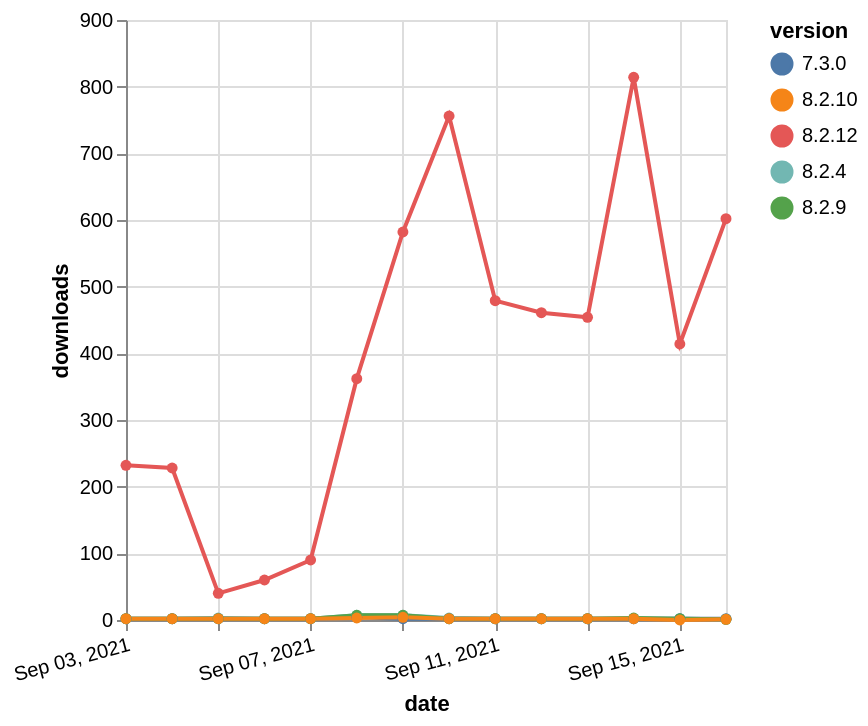

The Vega-Lite source for this figure:
### Vega-Lite specification from a JSON file in a GitHub repository (floating-point values rounded to 4 significant figures)
{"$schema": "https://vega.github.io/schema/vega-lite/v5.json", "description": "A simple bar chart with embedded data.", "data": {"values": [{"date": "2021-09-03", "total": 4615, "delta": 2, "version": "8.2.4"}, {"date": "2021-09-04", "total": 4617, "delta": 2, "version": "8.2.4"}, {"date": "2021-09-05", "total": 4620, "delta": 3, "version": "8.2.4"}, {"date": "2021-09-06", "total": 4622, "delta": 2, "version": "8.2.4"}, {"date": "2021-09-07", "total": 4624, "delta": 2, "version": "8.2.4"}, {"date": "2021-09-08", "total": 4631, "delta": 7, "version": "8.2.4"}, {"date": "2021-09-09", "total": 4638, "delta": 7, "version": "8.2.4"}, {"date": "2021-09-10", "total": 4641, "delta": 3, "version": "8.2.4"}, {"date": "2021-09-11", "total": 4643, "delta": 2, "version": "8.2.4"}, {"date": "2021-09-12", "total": 4645, "delta": 2, "version": "8.2.4"}, {"date": "2021-09-13", "total": 4647, "delta": 2, "version": "8.2.4"}, {"date": "2021-09-14", "total": 4649, "delta": 2, "version": "8.2.4"}, {"date": "2021-09-15", "total": 4651, "delta": 2, "version": "8.2.4"}, {"date": "2021-09-16", "total": 4652, "delta": 1, "version": "8.2.4"}, {"date": "2021-09-03", "total": 2815, "delta": 2, "version": "7.3.0"}, {"date": "2021-09-04", "total": 2817, "delta": 2, "version": "7.3.0"}, {"date": "2021-09-05", "total": 2819, "delta": 2, "version": "7.3.0"}, {"date": "2021-09-06", "total": 2821, "delta": 2, "version": "7.3.0"}, {"date": "2021-09-07", "total": 2823, "delta": 2, "version": "7.3.0"}, {"date": "2021-09-08", "total": 2827, "delta": 4, "version": "7.3.0"}, {"date": "2021-09-09", "total": 2829, "delta": 2, "version": "7.3.0"}, {"date": "2021-09-10", "total": 2831, "delta": 2, "version": "7.3.0"}, {"date": "2021-09-11", "total": 2833, "delta": 2, "version": "7.3.0"}, {"date": "2021-09-12", "total": 2835, "delta": 2, "version": "7.3.0"}, {"date": "2021-09-13", "total": 2837, "delta": 2, "version": "7.3.0"}, {"date": "2021-09-14", "total": 2839, "delta": 2, "version": "7.3.0"}, {"date": "2021-09-15", "total": 2841, "delta": 2, "version": "7.3.0"}, {"date": "2021-09-16", "total": 2843, "delta": 2, "version": "7.3.0"}, {"date": "2021-09-03", "total": 5959, "delta": 2, "version": "8.2.9"}, {"date": "2021-09-04", "total": 5961, "delta": 2, "version": "8.2.9"}, {"date": "2021-09-05", "total": 5963, "delta": 2, "version": "8.2.9"}, {"date": "2021-09-06", "total": 5965, "delta": 2, "version": "8.2.9"}, {"date": "2021-09-07", "total": 5967, "delta": 2, "version": "8.2.9"}, {"date": "2021-09-08", "total": 5974, "delta": 7, "version": "8.2.9"}, {"date": "2021-09-09", "total": 5981, "delta": 7, "version": "8.2.9"}, {"date": "2021-09-10", "total": 5983, "delta": 2, "version": "8.2.9"}, {"date": "2021-09-11", "total": 5985, "delta": 2, "version": "8.2.9"}, {"date": "2021-09-12", "total": 5987, "delta": 2, "version": "8.2.9"}, {"date": "2021-09-13", "total": 5989, "delta": 2, "version": "8.2.9"}, {"date": "2021-09-14", "total": 5992, "delta": 3, "version": "8.2.9"}, {"date": "2021-09-15", "total": 5994, "delta": 2, "version": "8.2.9"}, {"date": "2021-09-16", "total": 5995, "delta": 1, "version": "8.2.9"}, {"date": "2021-09-03", "total": 91501, "delta": 232, "version": "8.2.12"}, {"date": "2021-09-04", "total": 91729, "delta": 228, "version": "8.2.12"}, {"date": "2021-09-05", "total": 91769, "delta": 40, "version": "8.2.12"}, {"date": "2021-09-06", "total": 91829, "delta": 60, "version": "8.2.12"}, {"date": "2021-09-07", "total": 91919, "delta": 90, "version": "8.2.12"}, {"date": "2021-09-08", "total": 92281, "delta": 362, "version": "8.2.12"}, {"date": "2021-09-09", "total": 92863, "delta": 582, "version": "8.2.12"}, {"date": "2021-09-10", "total": 93619, "delta": 756, "version": "8.2.12"}, {"date": "2021-09-11", "total": 94098, "delta": 479, "version": "8.2.12"}, {"date": "2021-09-12", "total": 94559, "delta": 461, "version": "8.2.12"}, {"date": "2021-09-13", "total": 95013, "delta": 454, "version": "8.2.12"}, {"date": "2021-09-14", "total": 95827, "delta": 814, "version": "8.2.12"}, {"date": "2021-09-15", "total": 96241, "delta": 414, "version": "8.2.12"}, {"date": "2021-09-16", "total": 96843, "delta": 602, "version": "8.2.12"}, {"date": "2021-09-03", "total": 20529, "delta": 2, "version": "8.2.10"}, {"date": "2021-09-04", "total": 20531, "delta": 2, "version": "8.2.10"}, {"date": "2021-09-05", "total": 20533, "delta": 2, "version": "8.2.10"}, {"date": "2021-09-06", "total": 20535, "delta": 2, "version": "8.2.10"}, {"date": "2021-09-07", "total": 20537, "delta": 2, "version": "8.2.10"}, {"date": "2021-09-08", "total": 20540, "delta": 3, "version": "8.2.10"}, {"date": "2021-09-09", "total": 20544, "delta": 4, "version": "8.2.10"}, {"date": "2021-09-10", "total": 20546, "delta": 2, "version": "8.2.10"}, {"date": "2021-09-11", "total": 20548, "delta": 2, "version": "8.2.10"}, {"date": "2021-09-12", "total": 20550, "delta": 2, "version": "8.2.10"}, {"date": "2021-09-13", "total": 20552, "delta": 2, "version": "8.2.10"}, {"date": "2021-09-14", "total": 20554, "delta": 2, "version": "8.2.10"}, {"date": "2021-09-15", "total": 20554, "delta": 0, "version": "8.2.10"}, {"date": "2021-09-16", "total": 20555, "delta": 1, "version": "8.2.10"}]}, "width": "container", "mark": {"type": "line", "point": {"filled": true}}, "encoding": {"x": {"field": "date", "type": "temporal", "timeUnit": "yearmonthdate", "title": "date", "axis": {"labelAngle": -15}}, "y": {"field": "delta", "type": "quantitative", "title": "downloads"}, "color": {"field": "version", "type": "nominal"}, "tooltip": {"field": "delta"}}}
